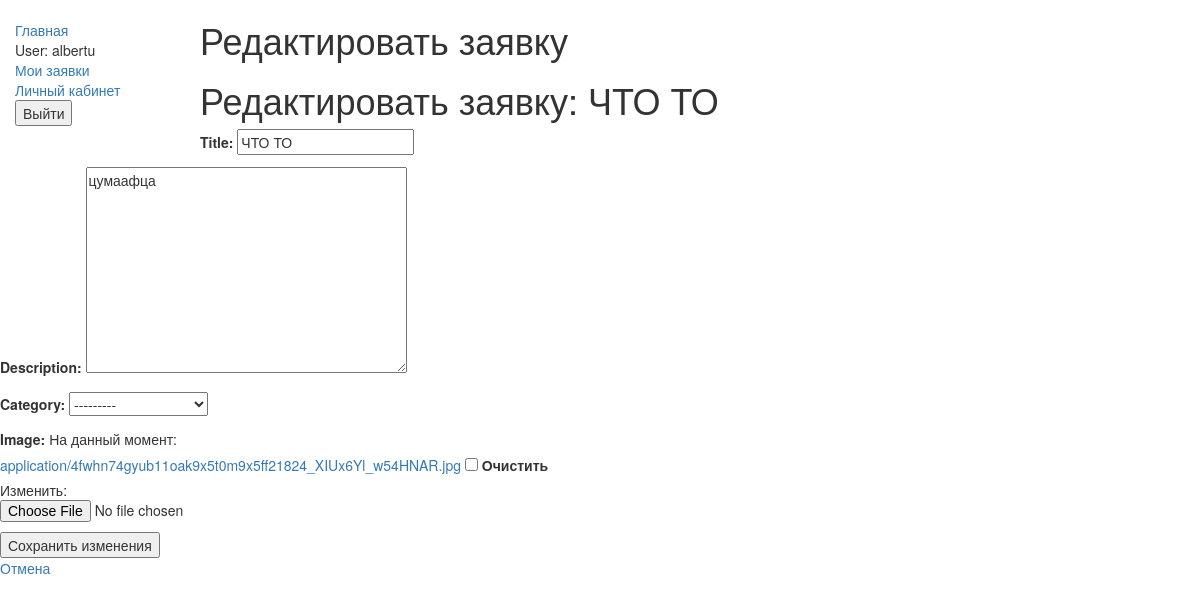
The page /main/edit_application/2/ (signed in) on the database its author committed.
### main/models.py (models this page shows, shortened)
class CustomUser(AbstractUser):
    security_question  = models.ForeignKey('SecurityQuestion', on_delete=models.SET_NULL, null=True, blank=True)
    security_answer  = models.CharField(max_length=255, null=True, blank=True)

class Application(models.Model):
    STATUS_CHOICES = [
        ('new', 'Новая'),
        ('in_progress', 'Принято в работу'),
        ('completed', 'Выполнено'),
    ]
    user = models.ForeignKey(CustomUser, on_delete=models.CASCADE)
    title = models.CharField(max_length=100)
    description = models.TextField()
    category = models.ForeignKey(Category, on_delete=models.SET_NULL, null=True, blank=True)
    status = models.CharField(max_length=20, choices=STATUS_CHOICES, default='new')
    created_at = models.DateTimeField(auto_now_add=True)
    image = models.ImageField(upload_to = 'application/', blank=True, null=True)

### main/views.py (the view)
# urls.py: path('edit_application/<int:application_id>/', views.edit_application, name='edit_application'),
@login_required
def edit_application(request, application_id):
    application = get_object_or_404(Application, id=application_id)
    if application.user != request.user:
        return redirect('permission_denied')
    if request.method == 'POST':
        form = ApplicationForm(request.POST, instance=application)
        if form.is_valid():
            form.save()  # Сохраняем изменения
            return render(request, 'main/user_application_list.html')  # Перенаправление на страницу заявки
    else:
        form = ApplicationForm(instance=application)
    return render(request, 'main/edit_application.html', {'form': form, 'application': application})

### main/forms.py
class ApplicationForm(forms.ModelForm):
    class Meta:
        model = Application
        fields = ['title', 'description', 'category', 'image']

### main/models.py (called while the page is built)
    def __str__(self):
        return self.name

### main/templates/main/edit_application.html (shortened to what this page needs)
{% extends "basic.html" %}
{% block content %}
<h1>Редактировать заявку</h1>
    <h1>Редактировать заявку: {{ application.title }}</h1>
    <form method="post">
        {{ form.as_p }}
        <button type="submit">Сохранить изменения</button>
    </form>
    <p><a href="{% url 'application_detail' application.id %}">Отмена</a></p>
{% endblock %}>>

### main/templates/basic.html (shortened to what this page needs)
<!doctype html>
<html lang="en">
  <head>
    <link
      rel="stylesheet"
      href="https://maxcdn.bootstrapcdn.com/bootstrap/3.3.7/css/bootstrap.min.css" />
    {% load static %}
    <link rel="stylesheet" href="{% static 'css/styles.css' %}"/>
  </head>
  <body>
    <div class="container-fluid">
      <div class="row">
        <div class="col-sm-2">
          {% block sidebar %}
            <ul class="sidebar-nav">
              <li><a href="{% url 'application' %}">Главная</a></li>
              {% if user.is_authenticated %}
              <li>
                <li>User: {{ user.get_username }}</li>
                <li><a href="{% url 'user-application-list' %}">Мои заявки</a></li>
                <li><a href="{% url 'profile' %}">Личный кабинет</a></li>
                <form method="POST" action="{% url 'logout' %}">
                      <button type="submit">Выйти</button>
                </form>
              </li>
            {% endif %}
            </ul>
          {% endblock %}
        </div>
    {% block content %}
    {% endblock %}
  </body>
</html>

### main/static/css/styles.css (style rules this page uses)
.sidebar-nav { margin-top: 20px; padding: 0; list-style: none; }
form { width: 50%; }

### rows shown on the page
CustomUser: get_username "albertu"
Application: title "ЧТО ТО", description "цумаафца", category "---------"
